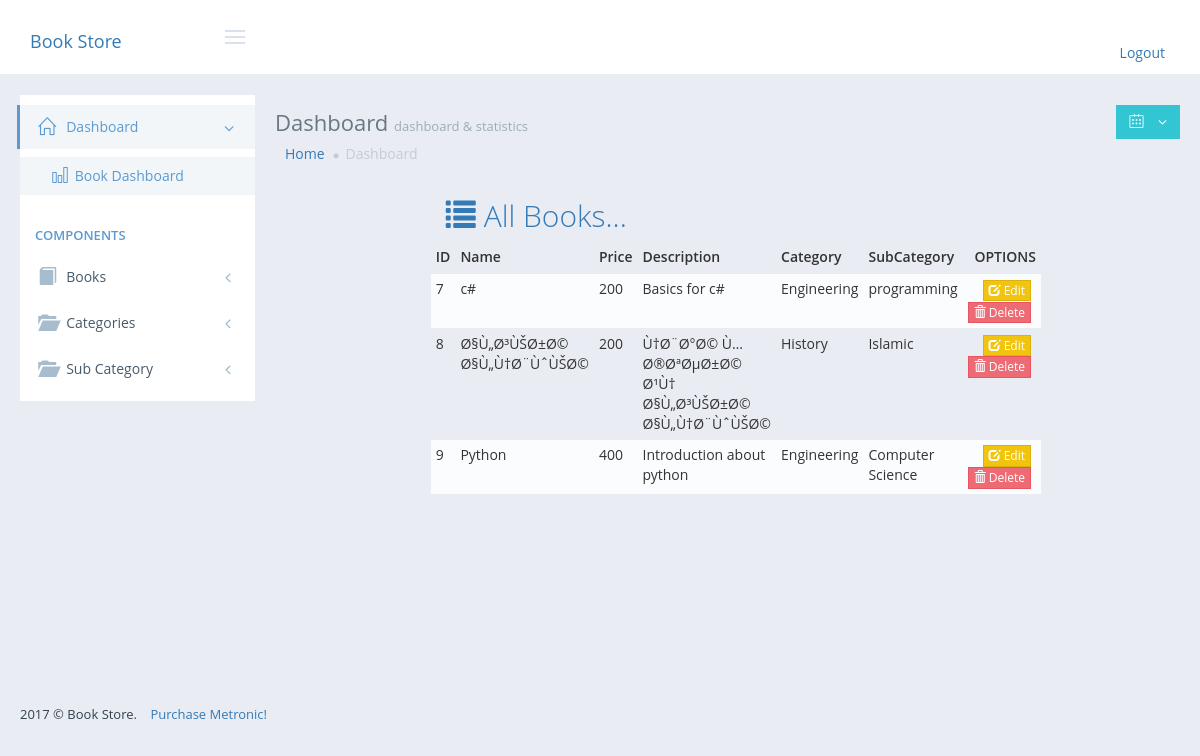
Page /list_book.php (signed in) on the committed database.
### tables this page shows
CREATE TABLE IF NOT EXISTS `book` (
`id` int(11) NOT NULL,
  `name` varchar(100) NOT NULL,
  `price` int(11) NOT NULL,
  `description` varchar(250) NOT NULL,
  `user_id` int(11) NOT NULL,
  `category_id` int(11) NOT NULL,
  `subcategory_id` int(11) NOT NULL
);

CREATE TABLE IF NOT EXISTS `category` (
`id` int(10) unsigned NOT NULL,
  `name` varchar(250) NOT NULL,
  `user_id` int(10) unsigned DEFAULT NULL
);

CREATE TABLE IF NOT EXISTS `subcategory` (
`id` int(10) unsigned NOT NULL,
  `name` varchar(100) NOT NULL,
  `user_id` int(11) NOT NULL,
  `category_id` int(11) NOT NULL
);

### book.php (called while the page is built, shortened)
<?php
class Book
{
	private static $conn = Null;
	function __construct($id=-1) {
		if(self::$conn == Null) {
			self::$conn = mysqli_connect('localhost','root','iti','BookStore');
		}
	}
	function books() {
		$query = "select * from book";
		$result = mysqli_query(self::$conn,$query);
		$data = [];
		while($row = mysqli_fetch_assoc($result)) {
			$data []= $row;
		}
		return $data;
	}
}
?>

### category.php (called while the page is built, shortened)
<?php
class Category{
	private static $conn = Null;
	function __construct($id=-1) {
		if(self::$conn == Null) {
			self::$conn = mysqli_connect('localhost','root','iti','BookStore');
		}
	}
	function get_category_name($id){
		$query="select name from category where id='$id'";
		$result= mysqli_query(self::$conn,$query);
		$data = [];
		while($row = mysqli_fetch_assoc($result)) {
			$data []= $row;
		}
		return $data;
	}
}
?>

### subcategory.php (called while the page is built, shortened)
<?php
class SubCategory{
	private static $conn = Null;
	function __construct($id=-1) {
		if(self::$conn == Null) {
			self::$conn = mysqli_connect('localhost','root','iti','BookStore');
		}
	}
	function get_subcategory_name($id){
		$query="select name from subcategory where id='$id'";
		$result= mysqli_query(self::$conn,$query);
		$data = [];
		while($row = mysqli_fetch_assoc($result)) {
			$data []= $row;
		}
		return $data;
	}
}
?>

### list_book.php (the view, shortened to what this page needs)
<?php
	include 'head.php';
	include 'category.php';
	include 'book.php';
    include 'subcategory.php';
    $book = new Book();
    $category = new Category();
    $subcategory = new SubCategory();
?>
<div class='row'>
<div class='col-md-2'></div>
<div class='col-md-8'>
	<h2 class='col-md-12 text-primary'><i class='glyphicon glyphicon-list'></i>
		All Books...</h2>
	 <table class="table table-condensed table-striped">
                    <thead>
                        <tr>
                            <th>ID</th>
                            <th>Name</th>
                            <th>Price</th>
                            <th>Description</th>
                            <th>Category</th>
                            <th>SubCategory</th>
                        	<th class="text-right">OPTIONS</th>
                        </tr>
                    </thead>
                    <tbody>
                      <?php
					  	$books = $book->books();
					    foreach($books as $book) {
					  ?>
                            <tr>
                                <td><?= $book['id'] ?></td>
			                    <td><?= $book['name'] ?></td>
                                <td><?= $book['price'] ?></td>
                                <td><?= $book['description'] ?></td>
                                <?php
                                $catname=$category->get_category_name($book['category_id']);
                                foreach ($catname as $name) {
                                    echo "<td>". $name['name']."</td>";
                                }
                                ?>
                                <?php
                                $subcatname=$subcategory->get_subcategory_name($book['subcategory_id']);
                                foreach ($subcatname as $name) {
                                    echo "<td>". $name['name']."</td>";
                                }
                                ?>
                                <td class="text-right">
                                    <a class="btn btn-xs btn-warning" href="/store/edit_book.php?book_id=<?= $book['id'] ?>"><i class="glyphicon glyphicon-edit"></i> Edit</a>
                                    <form action="/store/submit_book.php?book_id=<?= $book['id'] ?>" method="POST" style="display: inline;">
                                        <button type="submit" name="delete" class="btn btn-xs btn-danger"><i class="glyphicon glyphicon-trash"></i> Delete</button>
                                    </form>
                                </td>
                            </tr>
                        <?php
						    }
						?>
                    </tbody>
                </table>
</div>
<div class='col-md-2'></div>
</div>
<?php
	include 'foot.php';
?>

### head.php (shortened to what this page needs)
<!DOCTYPE html>
<html lang="en">
<head>
    <link href="assets/css/glDatePicker.default.css" rel="stylesheet" type="text/css">
    <link href="assets/metronic/global/plugins/font-awesome/css/font-awesome.min.css" rel="stylesheet" type="text/css" />
    <link href="assets/metronic/global/plugins/simple-line-icons/simple-line-icons.min.css" rel="stylesheet" type="text/css" />
    <link href="assets/metronic/global/plugins/bootstrap/css/bootstrap.min.css" rel="stylesheet" type="text/css" />
    <link href="assets/metronic/global/plugins/bootstrap-switch/css/bootstrap-switch.min.css" rel="stylesheet" type="text/css" />
    <link href="assets/metronic/global/plugins/bootstrap-daterangepicker/daterangepicker.min.css" rel="stylesheet" type="text/css" />
    <link href="assets/metronic/global/plugins/morris/morris.css" rel="stylesheet" type="text/css" />
    <link href="assets/metronic/global/plugins/fullcalendar/fullcalendar.min.css" rel="stylesheet" type="text/css" />
    <link href="assets/metronic/global/plugins/jqvmap/jqvmap/jqvmap.css" rel="stylesheet" type="text/css" />
    <link href="assets/metronic/global/css/components.min.css" rel="stylesheet" id="style_components" type="text/css" />
    <link href="assets/metronic/global/css/plugins.min.css" rel="stylesheet" type="text/css" />
    <link href="assets/metronic/layouts/layout4/css/layout.min.css" rel="stylesheet" type="text/css" />
    <link href="assets/metronic/layouts/layout4/css/themes/light.min.css" rel="stylesheet" type="text/css" id="style_color" />
    <link href="assets/metronic/layouts/layout4/css/custom.min.css" rel="stylesheet" type="text/css" />
    <link href="assets/css/mystyle.css" rel="stylesheet" type="text/css" />
<body class="page-container-bg-solid page-header-fixed page-sidebar-closed-hide-logo">
<div class="page-header navbar navbar-fixed-top">
    <div class="page-header-inner ">
        <div class="page-logo">
            <a href="#">
                <a class="logo-default" style="font-size: 18px;" /> Book Store </a></a>
            <div class="menu-toggler sidebar-toggler">
            </div>
        </div>
        <div class="page-top">
            <div class="top-menu">
                <ul class="nav navbar-nav pull-right">
                    <li class="dropdown dropdown-user dropdown-dark">
                        <a href="" class="dropdown-toggle" data-toggle="dropdown" data-hover="dropdown" data-close-others="true">
                            <?php
                             if(!isset($_SESSION['user_id'])){
                            ?>
                            <a href="/store/login.php" style="display: inline-table; padding-top: 0px;">Login</a>
                            <a href="/store/register.php" style="display: inline-table;padding-top: 0px;">Register</a>
                            <?php }else{ ?>
                            <a href="/store/logout.php" style="display: inline-table;padding-top: 0px;">Logout</a>
                            <?php } ?>
                    </li>
                </ul>
            </div>
        </div>
    </div>
</div>
<div class="page-container">
    <?php
        if(isset($_SESSION['user_id'])){
    ?>
    <div class="page-sidebar-wrapper">
        <div class="page-sidebar navbar-collapse collapse">
            <ul class="page-sidebar-menu   " data-keep-expanded="false" data-auto-scroll="true" data-slide-speed="200">
                <li class="nav-item start active open">
                    <a href="" class="nav-link nav-toggle">
                        <i class="icon-home"></i>
                        <span class="title">Dashboard</span>
                    </a>
                    <ul class="sub-menu">
                        <li class="nav-item start active open">
                            <a href="" class="nav-link ">
                                <i class="icon-bar-chart"></i>
                                <span class="title">Book Dashboard</span>
                            </a>
                        </li>
                    </ul>
                </li>
                <li class="heading">
                    <h3 class="uppercase">Components</h3>
                </li>
                <li class="nav-item  ">
                    <a href="" class="nav-link nav-toggle">
                        <i class="glyphicon glyphicon-book"></i>
                        <span class="title">Books</span>
                    </a>
                </li>
                <li class="nav-item  ">
                    <a href="" class="nav-link nav-toggle">
                        <i class="glyphicon glyphicon-folder-open"></i>
                        <span class="title">Categories</span>
                    </a>
                </li>
                <li class="nav-item ">
                    <a href="" class="nav-link nav-toggle">
                        <i class="glyphicon glyphicon-folder-open"></i>
                        <span class="title">Sub Category</span>
                    </a>
                </li>
            </ul>
        </div>
    </div>
    <div class="page-content-wrapper">
        <div class="page-content">
            <div class="page-head">
                <div class="page-title">
                    <h1>Dashboard
                        <small>dashboard & statistics</small>
                    </h1>
                </div>
                <div class="page-toolbar">
                    <div id="dashboard-report-range" class="pull-right tooltips btn btn-fit-height green" data-placement="top" data-original-title="Change dashboard date range">
                        <i class="icon-calendar"></i>&nbsp;
                        <i class="fa fa-angle-down"></i>
                    </div>
                </div>
            </div>
            <ul class="page-breadcrumb breadcrumb">
                <li>
                    <a href="index.html">Home</a>
                    <i class="fa fa-circle"></i>
                </li>
                <li>
                    <span class="active">Dashboard</span>
                </li>
            </ul>
<?php } ?>

### foot.php (shortened to what this page needs)
</div>
    </div>
</div>
<div class="page-footer">
    <div class="page-footer-inner"> 2017 &copy; Book Store.
        <a href="http://themeforest.net/item/metronic-responsive-admin-dashboard-template/4021469?ref=keenthemes" title="Purchase Metronic just for 27$ and get lifetime updates for free" target="_blank">Purchase Metronic!</a>
    </div>
</div>
</body>
</html>

### assets/css/mystyle.css (style rules this page uses)
a { margin-left: 10px; }

### rows in the picture
book: id "7", name "c#", price "200", description "Basics for c#"
category: name "Engineering"
subcategory: name "programming"
book: id "8", name "Ø§Ù„Ø³ÙŠØ±Ø© Ø§Ù„Ù†Ø¨ÙˆÙŠØ©", price "200", description "Ù†Ø¨Ø°Ø© Ù…Ø®ØªØµØ±Ø© Ø¹Ù† Ø§Ù„Ø³ÙŠØ±Ø© Ø§Ù„Ù†Ø¨ÙˆÙŠØ©"
category: name "History"
subcategory: name "Islamic"
book: id "9", name "Python", price "400", description "Introduction about python"
subcategory: name "Computer Science"
